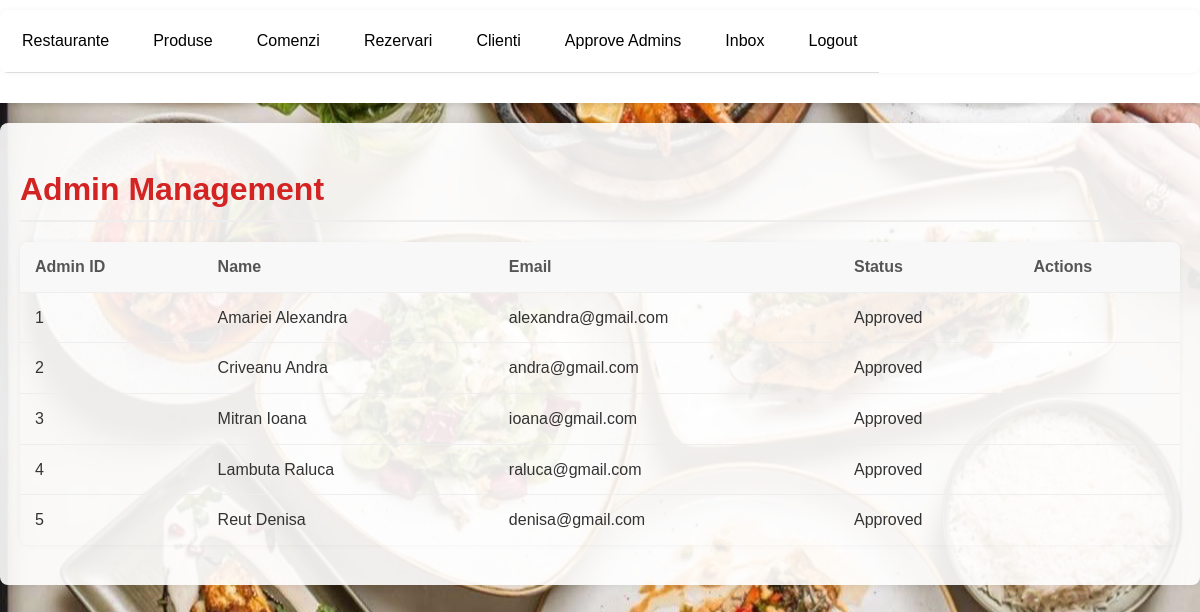
The page /admin_approval.php (signed in) on the database its author committed.
### tables this page shows
CREATE TABLE tblAdmini (
	admin_id INT AUTO_INCREMENT PRIMARY KEY,
    nume_admin VARCHAR(100) NOT NULL,
    email VARCHAR(100) UNIQUE,
    data_inregistrare DATE,
	password VARCHAR(100) NOT NULL,
    rol ENUM('administrator'),
	approved BOOLEAN DEFAULT False
);

### admin_approval.php (the view, shortened to what this page needs)
<?php
$db = mysqli_connect('localhost', 'root', '', 'restaurantedb') or die('Error connecting to MySQL server.');
$query = "SELECT admin_id, nume_admin, email, approved FROM tblAdmini";
$result = mysqli_query($db, $query);
?>
<!DOCTYPE html>
<html>
<head>
    <link rel="stylesheet" type="text/css" href="style.css">
</head>
<body class="background-login">
    <?php include('header.php'); ?>
    <div class="container">
        <div class="client-section">
            <h1 class="client-table-title">Admin Management</h1>
            <?php if (mysqli_num_rows($result) > 0) { ?>
                <table class="client-table">
                    <thead>
                        <tr>
                            <th>Admin ID</th>
                            <th>Name</th>
                            <th>Email</th>
                            <th>Status</th>
                            <th>Actions</th>
                        </tr>
                    </thead>
                    <tbody>
                        <?php while ($row = mysqli_fetch_assoc($result)) { ?>
                            <tr>
                                <td><?php echo $row['admin_id']; ?></td>
                                <td><?php echo $row['nume_admin']; ?></td>
                                <td><?php echo $row['email']; ?></td>
                                <td><?php echo $row['approved'] ? 'Approved' : 'Pending'; ?></td>
                                <td>
                                </td>
                            </tr>
                        <?php } ?>
                    </tbody>
                </table>
            <?php } else { ?>
                <p>No administrators found.</p>
            <?php } ?>
        </div>
    </div>
</body>
</html>

### style.css (style rules this page uses)
body { font-family: 'Arial', sans-serif; margin: 0; padding: 0; background-color: #f4f4f4; color: #333; line-height: 1.6; }
.background-login { background-image: url('images/background1.jpg'); background-size: cover; background-position: center; background-repeat: no-repeat; background-attachment: fixed; }
.container { max-width: 1200px; margin: 20px auto; padding: 20px; background-color: #fff; box-shadow: 0 0 10px rgba(0, 0, 0, 0.1); border-radius: 8px; background-color: rgba(255, 255, 255, 0.9); }
h1, h2, h3 { color: #d32323; margin-bottom: 15px; border-bottom: 2px solid #eee; padding-bottom: 5px; }
.client-section { margin-bottom: 20px; }
.client-table-title { margin-bottom: 20px; }
table { width: 100%; border-collapse: collapse; margin-bottom: 20px; box-shadow: 0 0 5px rgba(0, 0, 0, 0.05); border-radius: 8px; overflow: hidden; }
table th, table td { padding: 12px 15px; text-align: left; border-bottom: 1px solid #eee; }
table th { background-color: #f8f8f8; color: #555; font-weight: bold; }
table tr:last-child td { border-bottom: none; }

### rows shown on the page
tbladmini: admin_id "1", nume_admin "Amariei Alexandra", email "alexandra@gmail.com", approved "Approved"
tbladmini: admin_id "2", nume_admin "Criveanu Andra", email "andra@gmail.com", approved "Approved"
tbladmini: admin_id "3", nume_admin "Mitran Ioana", email "ioana@gmail.com", approved "Approved"
tbladmini: admin_id "4", nume_admin "Lambuta Raluca", email "raluca@gmail.com", approved "Approved"
tbladmini: admin_id "5", nume_admin "Reut Denisa", email "denisa@gmail.com", approved "Approved"
